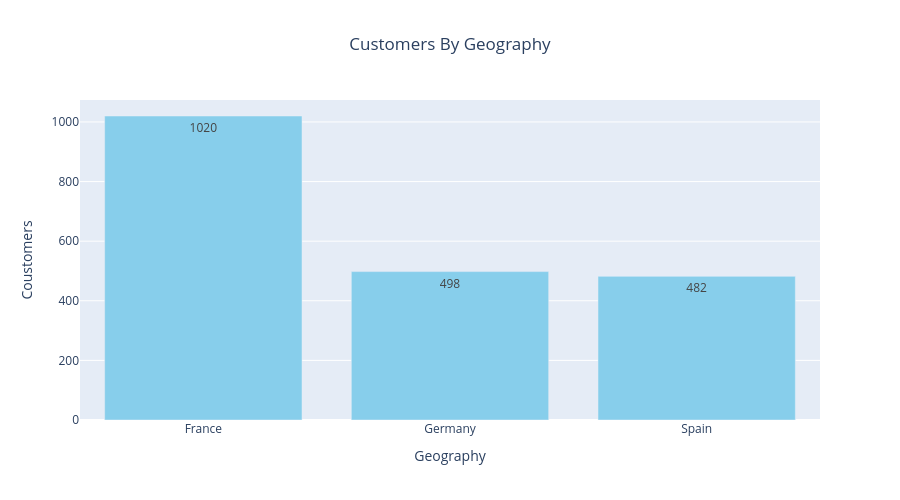

Notebook code for this chart:
### Code cell
import plotly.express as px
fig=px.bar(data_frame=df_customer,x=df_customer['Geography'],y=df_customer['Coustomers'],title='Customers By Geography',text_auto=True,color_discrete_sequence=['skyblue'])
fig.update_layout(
    width=900,
    height=500,
    title_x=0.5
)
fig.write_image("customers_by_geography.png")
fig.show()

### Figure 1 — Plotly figure (JSON) as saved in the notebook; plotly's stock layout.template omitted (floating-point values rounded to 4 significant figures)
{"data": [{"hovertemplate": "Geography=%{x}<br>Coustomers=%{y}<extra></extra>", "legendgroup": "", "marker": {"color": "skyblue", "pattern": {"shape": ""}}, "name": "", "orientation": "v", "showlegend": false, "textposition": "auto", "texttemplate": "%{y}", "type": "bar", "x": ["France", "Germany", "Spain"], "xaxis": "x", "y": [1020, 498, 482], "yaxis": "y"}], "layout": {"barmode": "relative", "height": 500, "legend": {"tracegroupgap": 0}, "title": {"text": "Customers By Geography", "x": 0.5}, "width": 900, "xaxis": {"anchor": "y", "domain": [0, 1], "title": {"text": "Geography"}}, "yaxis": {"anchor": "x", "domain": [0, 1], "title": {"text": "Coustomers"}}}}
